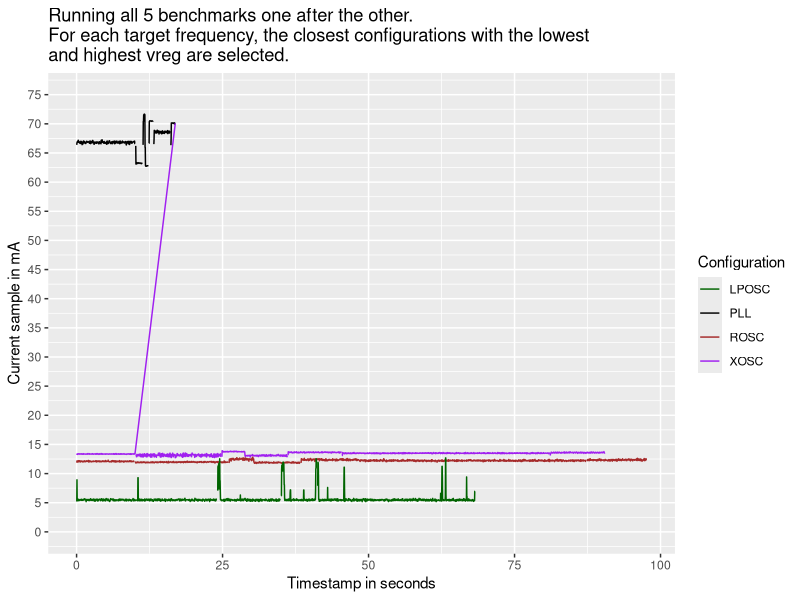

The R source for this figure:
library("ggplot2")
library("dplyr")
library(rlang)

pll_freq <- 150000000
xosc_freq <- 12000000
rosc_freq <- 10887000
lposc_freq <- 20000
df <- read.csv("baseline.csv")
df <- df %>%
  mutate(
    legend_group = case_when(
      expe_num %in% c(0:5)   ~ "PLL",
      expe_num %in% c(6:11)   ~ "XOSC",
      expe_num %in% c(12:17)   ~ "ROSC",
      expe_num %in% c(18:23)   ~ "LPOSC"
    )
  )
p <- ggplot(df, aes(x = current_timestamp, y = power_sample, color=legend_group, group=factor(expe_num))) +
	geom_line(na.rm = TRUE) +
	scale_y_continuous(limits=c(0, 75), n.breaks=15) +
	#geom_hline(yintercept = median(df[df$expe_num == 0,]$current_sample, na.rm = TRUE), color = "red") +
	#facet_wrap(~ x_range) +
	labs(title = "Running all 5 benchmarks one after the other. \nFor each target frequency, the closest configurations with the lowest \nand highest vreg are selected.", x = "Timestamp in seconds", y = "Current sample in mA") + 
  scale_color_manual(
		name = "Configuration",
    values = c(
      "PLL"   = "black",
      "XOSC"  = "purple",
      "ROSC"  = "brown",
      "LPOSC" = "dark green"
    )
  )
ggsave("power.pdf", plot=p)
